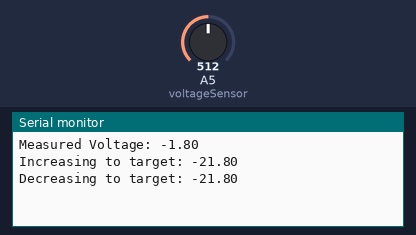
The program below on a simulated Arduino Uno R4 WiFi. Parts: the last lines printed to the serial monitor. Inputs (shaded band) come from the test bench; at power-on: A5 (voltageSensor) = 512.

Above: at 15.8 s.
15.9 s: A5 (voltageSensor) set to 716
At 17.2 s:
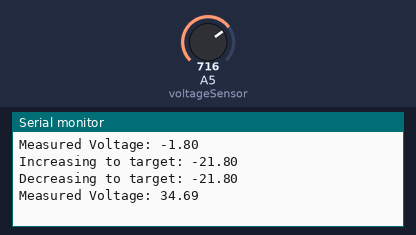
17.4 s: A5 (voltageSensor) set to 900
At 18.3 s:
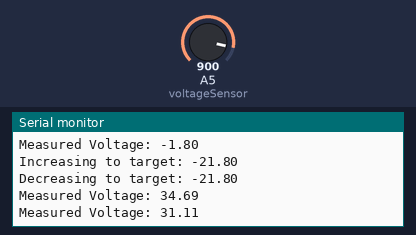
Timing chart, 0 to 20.4 s (numbered marks = the images above; inputs shaded):
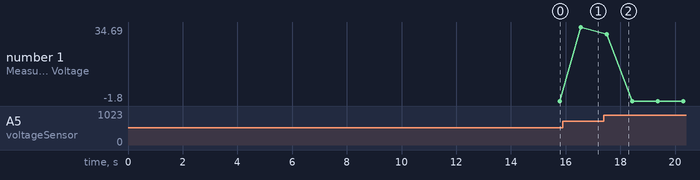

Measured:
- after the input at 15.9 s, the serial monitor: prints a new line after 0.66 s (image 1)
- after the input at 17.4 s, the serial monitor: prints a new line after 0.09 s (image 2)
- plotted number 1: -1.8 → 34.69 after the input at 15.9 s

The program:

main.cpp
```cpp
#include <AccelStepper.h>

// Define pin connections
const int dirPin = 2;
const int stepPin = 3;

// Define motor interface type
#define motorInterfaceType 1
#define sleepPin 4
// Creates an instance
AccelStepper myStepper(motorInterfaceType, stepPin, dirPin);

const int voltageSensor = A5; // Analog pin for reading voltage sensor
const float ADC_MAX = 4095.0;
const float V_REF = 5.0;
const float CAL_SLOPE = 0.0018; // from earlier attempt
const float CAL_INTERCEPT = 0.004;
const float FINAL_SLOPE = 2.6367;         // scale
const float FINAL_OFFSET = 4.06;          // volts
const unsigned int NUM_SAMPLES = 500;     // enough for several 50/60 Hz cycles
const unsigned int SAMPLE_DELAY_US = 200; // ~100 kHz sampling

float currentVoltage = -1.0;
float targetVoltage = -1.0;

unsigned long lastUpdateVoltage = 0;
const unsigned long updateInterval = 15000;

bool s = false;

void setup()
{
  Serial.begin(9600);

  pinMode(sleepPin, OUTPUT);
  // Wake the driver
  digitalWrite(sleepPin, HIGH);
  delay(10);
}

float getVariacVoltage(int samples = 5)
{
  int count = 0;
  float voltageTotal = 0;
  while (count != samples)
  {
    int rawMin = 4095;
    int rawMax = 0;

    // ----- Capture waveform: track min and max -----
    for (unsigned int i = 0; i < NUM_SAMPLES; i++)
    {
      int raw = analogRead(voltageSensor);

      if (raw < rawMin)
        rawMin = raw;
      if (raw > rawMax)
        rawMax = raw;

      delayMicroseconds(SAMPLE_DELAY_US);
    }

    // Convert ADC counts to volts
    float vMin = rawMin * (V_REF / ADC_MAX);
    float vMax = rawMax * (V_REF / ADC_MAX);

    // DC offset (center) and peak-to-peak
    float vOffset = (vMax + vMin) / 2.0; // should be around 2.35 V
    float vP2P = vMax - vMin;
    float moduleAC_peak = vP2P / 2.0; // zero-to-peak amplitude

    // If your original 0.0018x+0.004 line used RMS instead of peak,
    // change this to: moduleAC_peak / sqrt(2.0);
    float moduleAC = moduleAC_peak;

    // ----- Stage 1: rough conversion to "raw" line voltage -----
    float lineVoltage_raw = (moduleAC - CAL_INTERCEPT) / CAL_SLOPE;

    // ----- Stage 2: your data-based calibration -----
    float lineVoltage_cal = FINAL_SLOPE * lineVoltage_raw + FINAL_OFFSET;
    voltageTotal += lineVoltage_cal;
    count++;
  }
  float averageVoltage = voltageTotal / (float)samples;
  Serial.print("Measured Voltage: ");
  Serial.println(averageVoltage);
  return averageVoltage;
}

void runMotor(int steps = 25)
{
  digitalWrite(sleepPin, HIGH); // Wake the driver
  delay(3);
  for (int i = 0; i < steps; i++)
  {
    digitalWrite(stepPin, HIGH);
    delayMicroseconds(5000);
    digitalWrite(stepPin, LOW);
    delayMicroseconds(5000);
  }
  digitalWrite(sleepPin, LOW); // Sleep the driver
}

void loop()
{
  unsigned long currentMillis = millis();

  if (currentMillis - lastUpdateVoltage >= updateInterval) {
    lastUpdateVoltage = currentMillis;
    currentVoltage = getVariacVoltage();
    if (s) {
      targetVoltage = currentVoltage + 10;
      s = false;
    }
    else {
      targetVoltage = currentVoltage - 20;
      s = true;
    }

    if (abs(targetVoltage - currentVoltage) >= 1.0)
    {
      Serial.print("Increasing to target: ");
      Serial.println(targetVoltage);

      float difference = targetVoltage - currentVoltage;
      if (difference > 0)
      {
        digitalWrite(dirPin, LOW);
        while (getVariacVoltage() < targetVoltage)
        {
          runMotor(15);
        }
      }
      else
      {
        Serial.print("Decreasing to target: ");
        Serial.println(targetVoltage);

        digitalWrite(dirPin, HIGH); // Set direction to decrease voltage
        while (getVariacVoltage() > targetVoltage)
        {
          runMotor(15);
        }
      }
    }
  }
}
```
